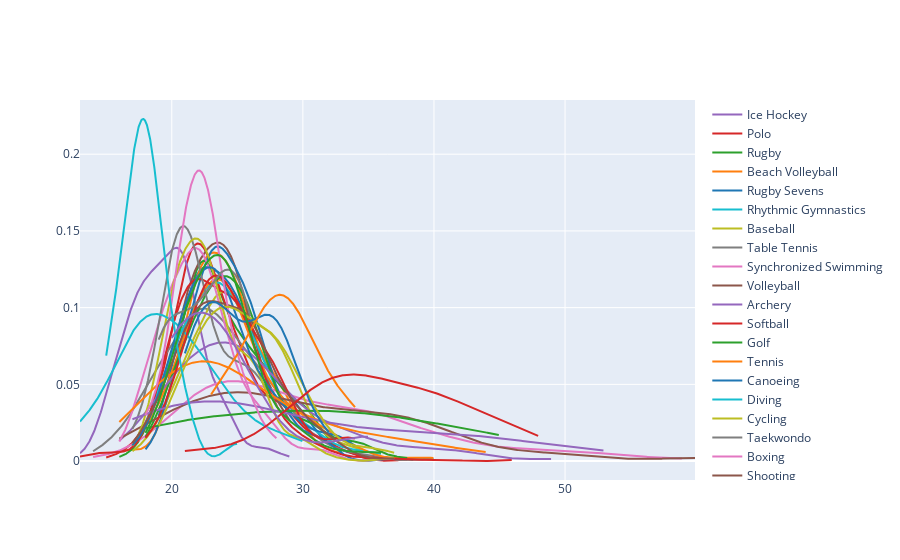

Source (notebook cell):
### Code cell
fig=ff.create_distplot(x,name,show_hist=False,show_rug=False) 
fig.show()

### Figure 1 — Plotly figure (JSON) as saved in the notebook; plotly's stock layout.template omitted (floating-point values rounded to 4 significant figures; data arrays with more than 128 entries replaced by an {"elided": "..."} marker saying what was removed)
{"data": [{"legendgroup": "Basketball", "marker": {"color": "rgb(31, 119, 180)"}, "mode": "lines", "name": "Basketball", "showlegend": true, "type": "scatter", "x": {"elided": "500 float values"}, "xaxis": "x", "y": {"elided": "500 float values"}, "yaxis": "y"}, {"legendgroup": "Judo", "marker": {"color": "rgb(255, 127, 14)"}, "mode": "lines", "name": "Judo", "showlegend": true, "type": "scatter", "x": {"elided": "500 float values"}, "xaxis": "x", "y": {"elided": "500 float values"}, "yaxis": "y"}, {"legendgroup": "Football", "marker": {"color": "rgb(44, 160, 44)"}, "mode": "lines", "name": "Football", "showlegend": true, "type": "scatter", "x": {"elided": "500 float values"}, "xaxis": "x", "y": {"elided": "500 float values"}, "yaxis": "y"}, {"legendgroup": "Athletics", "marker": {"color": "rgb(214, 39, 40)"}, "mode": "lines", "name": "Athletics", "showlegend": true, "type": "scatter", "x": {"elided": "500 float values"}, "xaxis": "x", "y": {"elided": "500 float values"}, "yaxis": "y"}, {"legendgroup": "Swimming", "marker": {"color": "rgb(148, 103, 189)"}, "mode": "lines", "name": "Swimming", "showlegend": true, "type": "scatter", "x": {"elided": "500 float values"}, "xaxis": "x", "y": {"elided": "500 float values"}, "yaxis": "y"}, {"legendgroup": "Badminton", "marker": {"color": "rgb(140, 86, 75)"}, "mode": "lines", "name": "Badminton", "showlegend": true, "type": "scatter", "x": {"elided": "500 float values"}, "xaxis": "x", "y": {"elided": "500 float values"}, "yaxis": "y"}, {"legendgroup": "Sailing", "marker": {"color": "rgb(227, 119, 194)"}, "mode": "lines", "name": "Sailing", "showlegend": true, "type": "scatter", "x": {"elided": "500 float values"}, "xaxis": "x", "y": {"elided": "500 float values"}, "yaxis": "y"}, {"legendgroup": "Gymnastics", "marker": {"color": "rgb(127, 127, 127)"}, "mode": "lines", "name": "Gymnastics", "showlegend": true, "type": "scatter", "x": {"elided": "500 float values"}, "xaxis": "x", "y": {"elided": "500 float values"}, "yaxis": "y"}, {"legendgroup": "Handball", "marker": {"color": "rgb(188, 189, 34)"}, "mode": "lines", "name": "Handball", "showlegend": true, "type": "scatter", "x": {"elided": "500 float values"}, "xaxis": "x", "y": {"elided": "500 float values"}, "yaxis": "y"}, {"legendgroup": "Weightlifting", "marker": {"color": "rgb(23, 190, 207)"}, "mode": "lines", "name": "Weightlifting", "showlegend": true, "type": "scatter", "x": {"elided": "500 float values"}, "xaxis": "x", "y": {"elided": "500 float values"}, "yaxis": "y"}, {"legendgroup": "Wrestling", "marker": {"color": "rgb(31, 119, 180)"}, "mode": "lines", "name": "Wrestling", "showlegend": true, "type": "scatter", "x": {"elided": "500 float values"}, "xaxis": "x", "y": {"elided": "500 float values"}, "yaxis": "y"}, {"legendgroup": "Water Polo", "marker": {"color": "rgb(255, 127, 14)"}, "mode": "lines", "name": "Water Polo", "showlegend": true, "type": "scatter", "x": {"elided": "500 float values"}, "xaxis": "x", "y": {"elided": "500 float values"}, "yaxis": "y"}, {"legendgroup": "Hockey", "marker": {"color": "rgb(44, 160, 44)"}, "mode": "lines", "name": "Hockey", "showlegend": true, "type": "scatter", "x": {"elided": "500 float values"}, "xaxis": "x", "y": {"elided": "500 float values"}, "yaxis": "y"}, {"legendgroup": "Rowing", "marker": {"color": "rgb(214, 39, 40)"}, "mode": "lines", "name": "Rowing", "showlegend": true, "type": "scatter", "x": {"elided": "500 float values"}, "xaxis": "x", "y": {"elided": "500 float values"}, "yaxis": "y"}, {"legendgroup": "Fencing", "marker": {"color": "rgb(148, 103, 189)"}, "mode": "lines", "name": "Fencing", "showlegend": true, "type": "scatter", "x": {"elided": "500 float values"}, "xaxis": "x", "y": {"elided": "500 float values"}, "yaxis": "y"}, {"legendgroup": "Shooting", "marker": {"color": "rgb(140, 86, 75)"}, "mode": "lines", "name": "Shooting", "showlegend": true, "type": "scatter", "x": {"elided": "500 float values"}, "xaxis": "x", "y": {"elided": "500 float values"}, "yaxis": "y"}, {"legendgroup": "Boxing", "marker": {"color": "rgb(227, 119, 194)"}, "mode": "lines", "name": "Boxing", "showlegend": true, "type": "scatter", "x": {"elided": "500 float values"}, "xaxis": "x", "y": {"elided": "500 float values"}, "yaxis": "y"}, {"legendgroup": "Taekwondo", "marker": {"color": "rgb(127, 127, 127)"}, "mode": "lines", "name": "Taekwondo", "showlegend": true, "type": "scatter", "x": {"elided": "500 float values"}, "xaxis": "x", "y": {"elided": "500 float values"}, "yaxis": "y"}, {"legendgroup": "Cycling", "marker": {"color": "rgb(188, 189, 34)"}, "mode": "lines", "name": "Cycling", "showlegend": true, "type": "scatter", "x": {"elided": "500 float values"}, "xaxis": "x", "y": {"elided": "500 float values"}, "yaxis": "y"}, {"legendgroup": "Diving", "marker": {"color": "rgb(23, 190, 207)"}, "mode": "lines", "name": "Diving", "showlegend": true, "type": "scatter", "x": {"elided": "500 float values"}, "xaxis": "x", "y": {"elided": "500 float values"}, "yaxis": "y"}, {"legendgroup": "Canoeing", "marker": {"color": "rgb(31, 119, 180)"}, "mode": "lines", "name": "Canoeing", "showlegend": true, "type": "scatter", "x": {"elided": "500 float values"}, "xaxis": "x", "y": {"elided": "500 float values"}, "yaxis": "y"}, {"legendgroup": "Tennis", "marker": {"color": "rgb(255, 127, 14)"}, "mode": "lines", "name": "Tennis", "showlegend": true, "type": "scatter", "x": {"elided": "500 float values"}, "xaxis": "x", "y": {"elided": "500 float values"}, "yaxis": "y"}, {"legendgroup": "Golf", "marker": {"color": "rgb(44, 160, 44)"}, "mode": "lines", "name": "Golf", "showlegend": true, "type": "scatter", "x": {"elided": "500 float values"}, "xaxis": "x", "y": {"elided": "500 float values"}, "yaxis": "y"}, {"legendgroup": "Softball", "marker": {"color": "rgb(214, 39, 40)"}, "mode": "lines", "name": "Softball", "showlegend": true, "type": "scatter", "x": {"elided": "500 float values"}, "xaxis": "x", "y": {"elided": "500 float values"}, "yaxis": "y"}, {"legendgroup": "Archery", "marker": {"color": "rgb(148, 103, 189)"}, "mode": "lines", "name": "Archery", "showlegend": true, "type": "scatter", "x": {"elided": "500 float values"}, "xaxis": "x", "y": {"elided": "500 float values"}, "yaxis": "y"}, {"legendgroup": "Volleyball", "marker": {"color": "rgb(140, 86, 75)"}, "mode": "lines", "name": "Volleyball", "showlegend": true, "type": "scatter", "x": {"elided": "500 float values"}, "xaxis": "x", "y": {"elided": "500 float values"}, "yaxis": "y"}, {"legendgroup": "Synchronized Swimming", "marker": {"color": "rgb(227, 119, 194)"}, "mode": "lines", "name": "Synchronized Swimming", "showlegend": true, "type": "scatter", "x": {"elided": "500 float values"}, "xaxis": "x", "y": {"elided": "500 float values"}, "yaxis": "y"}, {"legendgroup": "Table Tennis", "marker": {"color": "rgb(127, 127, 127)"}, "mode": "lines", "name": "Table Tennis", "showlegend": true, "type": "scatter", "x": {"elided": "500 float values"}, "xaxis": "x", "y": {"elided": "500 float values"}, "yaxis": "y"}, {"legendgroup": "Baseball", "marker": {"color": "rgb(188, 189, 34)"}, "mode": "lines", "name": "Baseball", "showlegend": true, "type": "scatter", "x": {"elided": "500 float values"}, "xaxis": "x", "y": {"elided": "500 float values"}, "yaxis": "y"}, {"legendgroup": "Rhythmic Gymnastics", "marker": {"color": "rgb(23, 190, 207)"}, "mode": "lines", "name": "Rhythmic Gymnastics", "showlegend": true, "type": "scatter", "x": {"elided": "500 float values"}, "xaxis": "x", "y": {"elided": "500 float values"}, "yaxis": "y"}, {"legendgroup": "Rugby Sevens", "marker": {"color": "rgb(31, 119, 180)"}, "mode": "lines", "name": "Rugby Sevens", "showlegend": true, "type": "scatter", "x": {"elided": "500 float values"}, "xaxis": "x", "y": {"elided": "500 float values"}, "yaxis": "y"}, {"legendgroup": "Beach Volleyball", "marker": {"color": "rgb(255, 127, 14)"}, "mode": "lines", "name": "Beach Volleyball", "showlegend": true, "type": "scatter", "x": {"elided": "500 float values"}, "xaxis": "x", "y": {"elided": "500 float values"}, "yaxis": "y"}, {"legendgroup": "Rugby", "marker": {"color": "rgb(44, 160, 44)"}, "mode": "lines", "name": "Rugby", "showlegend": true, "type": "scatter", "x": {"elided": "500 float values"}, "xaxis": "x", "y": {"elided": "500 float values"}, "yaxis": "y"}, {"legendgroup": "Polo", "marker": {"color": "rgb(214, 39, 40)"}, "mode": "lines", "name": "Polo", "showlegend": true, "type": "scatter", "x": {"elided": "500 float values"}, "xaxis": "x", "y": {"elided": "500 float values"}, "yaxis": "y"}, {"legendgroup": "Ice Hockey", "marker": {"color": "rgb(148, 103, 189)"}, "mode": "lines", "name": "Ice Hockey", "showlegend": true, "type": "scatter", "x": {"elided": "500 float values"}, "xaxis": "x", "y": {"elided": "500 float values"}, "yaxis": "y"}], "layout": {"barmode": "overlay", "hovermode": "closest", "legend": {"traceorder": "reversed"}, "xaxis": {"anchor": "y2", "domain": [0, 1], "zeroline": false}, "yaxis": {"anchor": "free", "domain": [0, 1], "position": 0}}}
